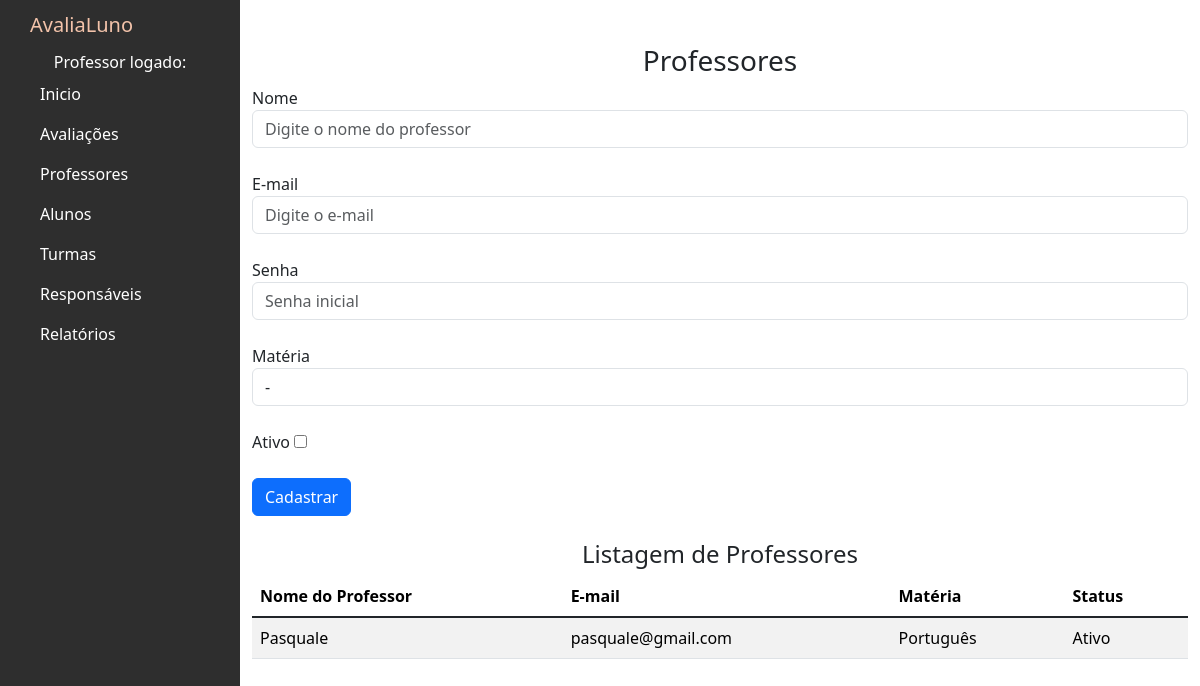
The app's page /professores, older data.
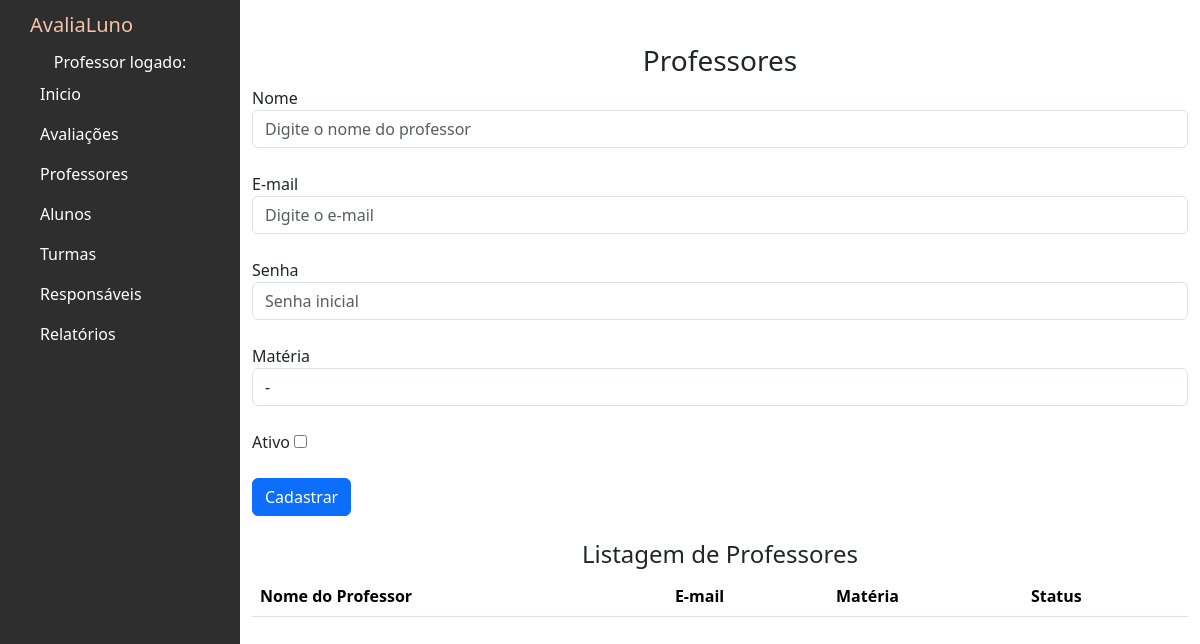
The same page, newer data.
### avaliacoes/models.py (models this page shows, shortened)
class Professor(models.Model):
    MATERIAS_CHOICES = [
        ('Matemática', 'Matemática'),
        ('Português', 'Português'),
        ('História', 'História'),
        ('Geografia', 'Geografia'),
        ('Física', 'Física'),
        ('Química', 'Química'),
        ('Biologia', 'Biologia'),
    ]
    nome = models.CharField(max_length=100)
    materia = models.CharField(max_length=50, choices=MATERIAS_CHOICES)
    email = models.EmailField(unique=True)
    senha = models.CharField(max_length=128)
    ativo = models.BooleanField(default=True)
    class Meta:
        verbose_name = "Professor"
        verbose_name_plural = "Professores" # Define o nome plural personalizado

### avaliacoes/views.py (the view, shortened to what this page needs)
# urls.py: path('professores',views.professores,name='professores'),
def professores(request):
    lista_professores = Professor.objects.all()
    return render(request, 'professores.html', {'lista_professores': lista_professores})

### avaliacoes/templates/professores.html (shortened to what this page needs)
{% extends 'base.html' %}
{% block content %}
<h3><center> Professores </center></h3><form action="" method="POST">
  <div class="form-group">
    <label>Nome</label>
    <input type="text" name="nome" class="form-control" placeholder="Digite o nome do professor">
  </div>
  <br>
  <div class="form-group">
    <label>E-mail</label>
    <input type="email" name="email" class="form-control" placeholder="Digite o e-mail">
  </div>
  <br>
  <div class="form-group">
    <label>Senha</label>
    <input type="password" name="senha" class="form-control" placeholder="Senha inicial">
  </div>
  <br>
  <div class="form-group">
    <label>Matéria</label>
    <select name="materia" class="form-control">
      <option value=""> - </option>
    </select>
  </div>
  <br>
  <div class="form-group">
    <label>Ativo</label>
    <input type="checkbox" name="ativo">
  </div>
  <br>
  <input type="submit" value="Cadastrar" class="btn btn-primary">
</form>
<br>
<div><center><h4>Listagem de Professores</h4></center></div>
<div class="table-wrapper-scroll-y my-custom-scrollbar">
  <table class="table table-striped mb-1">
      <thead>
          <tr>
              <th scope="col">Nome do Professor</th>
              <th scope="col">E-mail</th>
              <th scope="col">Matéria</th>
              <th scope="col">Status</th>
          </tr>
      </thead>
          {% for professor in lista_professores %}
          <tbody>
              <tr>
                  <td>{{ professor.nome }}</td>
                  <td>{{ professor.email }}</td>
                  <td>{{ professor.materia}}</td>
                  {% if professor.ativo == True %}
                  <td>Ativo</td>
                  {% else %}
                  <td>Inativo</td>
                  {% endif %}
              </tr>
          </tbody>
          {% endfor %}
  </table>
</div>
{% endblock %}

Row changes from the older to the newer data that the page shows:
removed Professor: nome "Pasquale", email "pasquale@gmail.com", materia "Português", ativo "Ativo"
